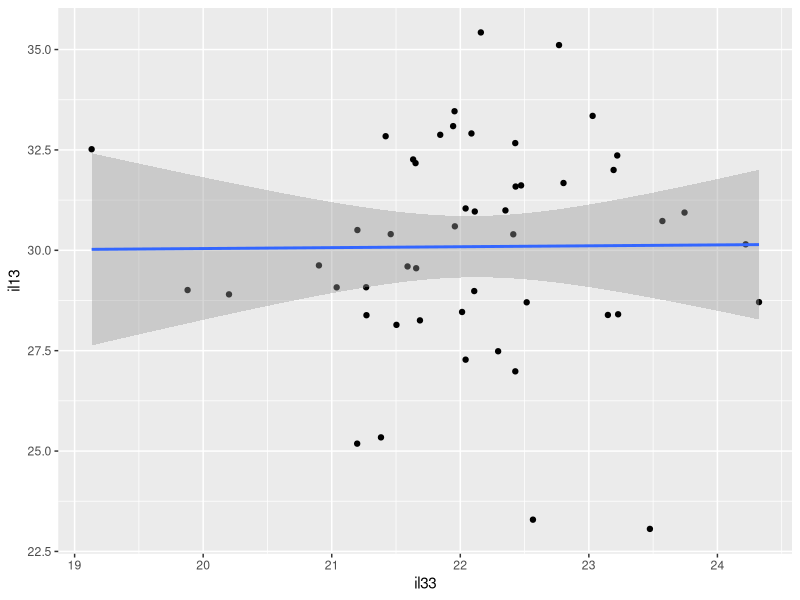
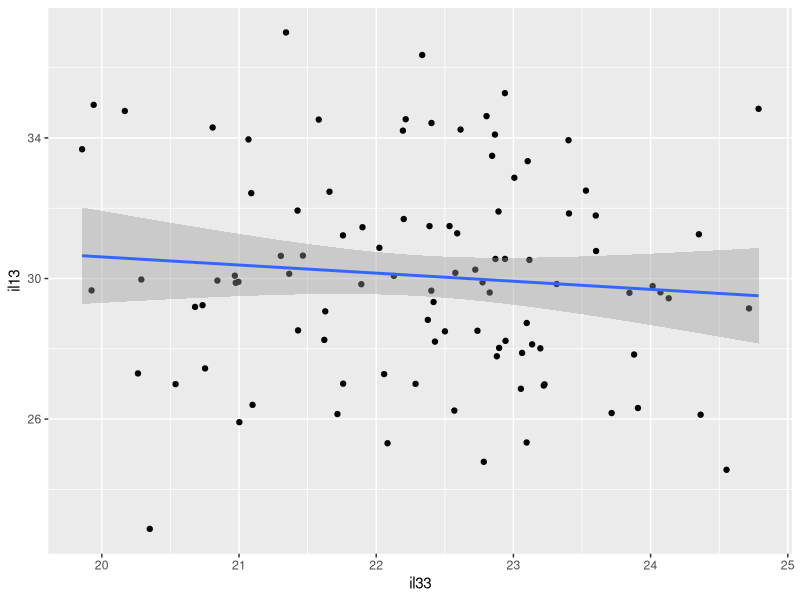
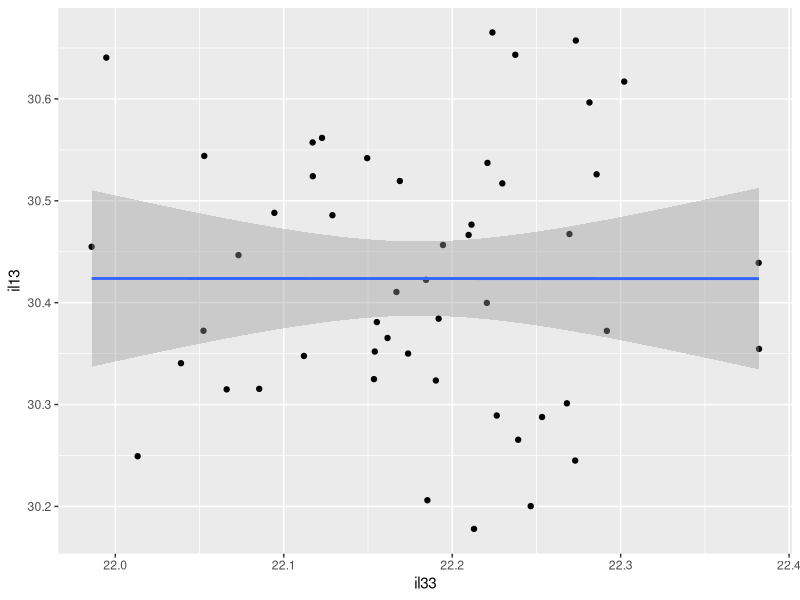
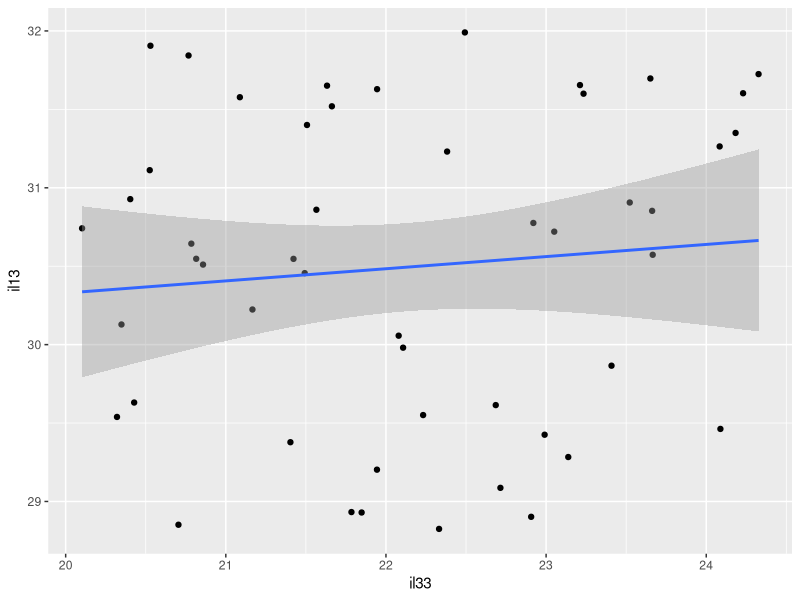

Here is the R script that generated these plots, in order:
library(ggplot2)

dataCreate <- function(mean1=30.4, mean2=22.2, n1=50, n2=50, sd1=2.6, sd2=1.2){
  mydf <- data.frame(il13=rnorm(mean=mean1, n=n1, sd=sd1), il33= rnorm(mean=mean2, n=n2, sd=sd2))
  return(mydf)
}
myDF1 <- dataCreate()

head(myDF1)
# melt(myDF) places it in a format that can be used to perform an anova

myReg <- function(data=myDF1){
  lreg<- lm(il13~il33, data=data)
  return(lreg)
 
}
lregr1 <- myReg()
summary(lregr1)

myGraph <- function(data=lregr1){
  regPlot <- ggplot( data=data, mapping=aes(x=il33, y=il13))+
    geom_point()+
    stat_smooth(method=lm)
  
  return(regPlot)
}
plot1 <-myGraph()
plot1
results1 <-print(summary(lregr1)$coefficients)
pvalue <-print(summary(lregr1)$coefficients[2,4])
#increasing N
myDF2 <- dataCreate(n1=100, n2=100)
lregr2 <- myReg(data=myDF2)
plot2 <-myGraph(data=lregr2)
plot2
results2 <- print(summary(lregr2)$coefficients) 



results1[2,4]
results2[2,4]


myDF3 <- dataCreate(sd1=.1, sd2=.1)
lregr3 <- myReg(data=myDF3)
plot3 <-myGraph(data=lregr3)
plot3
rel3<- print(summary(lregr3)$coefficients)

myDF2 <- dataCreate(sd1=3)
lregr2 <- myReg(data=myDF2)
#plot2 <-myGraph(data=lregr2)
#plot2
sd2inc<- print(summary(lregr2)$coefficients)

# new simulated data model
n <- 50
il33 <- 22.2 + runif(n, min=-2.2,max=2.2)
il13 <- 1.369*il33 + runif(n,min=-1.6, max=1.6) 
ID <- seq_len(n)
regData <- data.frame(ID,il33,il13)
#linear model
regModel <- lm(il13~il33, data=regData)
summary(regModel)$coefficients
z <- summary(regModel)
z$coefficients
mySlope <- z$coefficients[2,1]
pvalue<-summary(regModel)$coefficients[2,4]
# this will most definitely give us a significant p value. Now to put it into a model
# now to put this into a function

dataCreate <- function(mean1=22.2, n1=50, n2=50){
  mydf <- data.frame(il33= mean1+ runif(n, min=-2.2,max=2.2), il13= 1.369*mean1+ runif(n,min=-1.6, max=1.6))
  return(mydf)
}
myDF1 <- dataCreate()

myReg <- function(data=myDF1){
  lreg<- lm(il13~il33, data=data)
  return(lreg)
}
lregr1 <- myReg()
summary(lregr1)

myGraph <- function(data=lregr1){
  regPlot <- ggplot( data=data, mapping=aes(x=il33, y=il13))+
    geom_point()+
    stat_smooth(method=lm)
  
  return(regPlot)
}
plot1 <-myGraph()
plot1
pvalue <-print(summary(lregr1)$coefficients[2,4])
summary(regModel)$coefficients
z <- summary(regModel)
z$coefficients
mySlope <- z$coefficients[2,1]

#make il33 rnorm, il13 part of it.